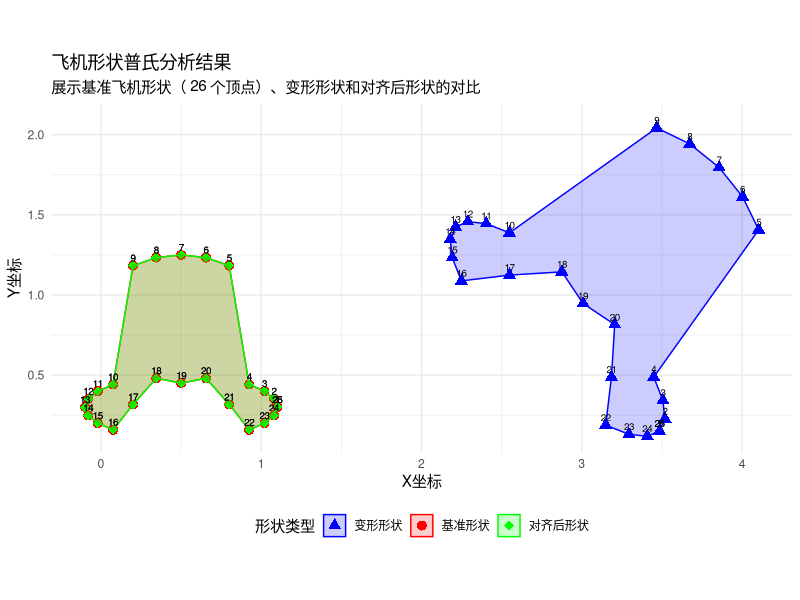

This figure's R source:
# 普通普氏分析（Ordinary Procrustes Analysis）基础实现
# 输入：X和Y为两个矩阵，行数相同（样本数），列数相同（维度）
# 输出：对齐后的Y矩阵、旋转矩阵、缩放因子、平移向量和Procrustes统计量
ordinary_procrustes <- function(X, Y, scale = TRUE) {
    # 检查输入矩阵维度
    if (nrow(X) != nrow(Y)) {
        stop("The X and Y matrices must have the same number of rows (number of samples).")
    } else if (ncol(X) != ncol(Y)) {
        stop("X和Y必须具有相同的列数（维度）")
    }

    n <- nrow(X)  # 样本数
    p <- ncol(X)  # 维度

    # 1. 中心化：平移至原点
    X_centered <- scale(X, center = TRUE, scale = FALSE)
    Y_centered <- scale(Y, center = TRUE, scale = FALSE)

    # 2. 计算协方差矩阵（使用未缩放的Y）
    C <- t(Y_centered) %*% X_centered

    # 3. SVD分解
    svd_result <- svd(C)
    U <- svd_result$u
    V <- svd_result$v
    d <- svd_result$d  # 奇异值

    # 4. 计算旋转矩阵
    R <- V %*% t(U)

    # 5. 处理反射问题
    if (det(R) < 0) {
        # 调整最后一个奇异值对应的向量
        V[, p] <- -V[, p]
        R <- V %*% t(U)
    }

    # 6. 计算最优缩放因子（关键修正点）
    if (scale) {
        norm_Y_sq <- sum(Y_centered^2)
        if (norm_Y_sq < .Machine$double.eps) {
            stop("Y矩阵的范数过小，无法计算缩放因子")
        }
        s <- sum(d) / norm_Y_sq  # 正确的缩放因子计算公式
    } else {
        s <- 1
    }

    # 7. 应用变换
    Y_scaled <- s * Y_centered
    # Y_aligned_centered <- Y_scaled %*% R
    Y_aligned <- Y_scaled + matrix(colMeans(X), n, p, byrow = TRUE)

    rotation = compute_rotation_angle_corrected(X,Y_aligned);
    Y_aligned = restore_polygon_corrected(Y_aligned, rotation$angle, rotation$centroid_A, rotation$centroid_B)

    # 8. 计算Procrustes统计量
    ss <- sum((X_centered - Y_aligned)^2)

    # 计算拟合优度
    norm_X <- sqrt(sum(X_centered^2))
    correlation <- sum(d) / (norm_X * sqrt(sum(Y_scaled^2)))

    # 返回结果
    return(list(
        Y_aligned = Y_aligned,
        rotation = rotation$rotation_matrix,
        angle = rotation$angle,
        scale = s,
        translation = colMeans(X),
        procrustes_ss = ss,
        correlation = correlation
    ))
}

# 修正后的旋转角度计算函数
compute_rotation_angle_corrected <- function(A, B) {
  # A: 原多边形矩阵（n x 2）
  # B: 旋转后多边形矩阵（n x 2）

  # 计算重心
  centroid_A <- colMeans(A)
  centroid_B <- colMeans(B)

  # 中心化点集
  A_centered <- A - matrix(centroid_A, nrow = nrow(A), ncol = 2, byrow = TRUE)
  B_centered <- B - matrix(centroid_B, nrow = nrow(B), ncol = 2, byrow = TRUE)

  # 方法1：使用更稳健的角度计算方法
  # 计算每个点相对于重心的角度差
  angles_A <- atan2(A_centered[,2], A_centered[,1])
  angles_B <- atan2(B_centered[,2], B_centered[,1])

  # 计算角度差异（考虑周期性问题）
  angle_diffs <- angles_B - angles_A
  angle_diffs <- (angle_diffs + pi) %% (2 * pi) - pi  # 归一化到[-pi, pi]

  # 使用中位数减少异常值影响
  theta_rad <- median(angle_diffs)
  theta_deg <- theta_rad * 180 / pi

  # 方法2：备用的协方差矩阵方法（更稳健的SVD处理）
  H <- t(A_centered) %*% B_centered
  svd_H <- svd(H)

  # 计算旋转矩阵（确保纯旋转）
  R <- svd_H$v %*% t(svd_H$u)

  # 强制行列式为1（确保是纯旋转，无反射）
  if (det(R) < 0) {
    # 如果行列式为负，调整以消除反射
    svd_H$v[,2] <- -svd_H$v[,2]
    R <- svd_H$v %*% t(svd_H$u)
  }

  # 从旋转矩阵提取角度（更稳健的方法）
  theta_from_matrix <- atan2(R[2,1], R[1,1])
  theta_deg_from_matrix <- theta_from_matrix * 180 / pi

  # 选择更一致的角度估计
  if (abs(theta_deg - theta_deg_from_matrix) > 90) {
    theta_deg <- theta_deg_from_matrix
  }

  return(list(angle = theta_deg,
              rotation_matrix = R,
              centroid_A = centroid_A,
              centroid_B = centroid_B))
}

# 修正后的多边形还原函数
restore_polygon_corrected <- function(B, theta_deg, centroid_A, centroid_B) {
  # B: 旋转后多边形
  # theta_deg: 旋转角度（度）
  # centroid_A: 原多边形重心
  # centroid_B: 旋转后多边形重心

  theta_rad <- theta_deg * pi / 180  # 逆旋转角度

  # 创建逆旋转矩阵
  R_inv <- matrix(c(cos(theta_rad), sin(theta_rad),
                  -sin(theta_rad), cos(theta_rad)), nrow = 2, byrow = TRUE)

  # 正确的还原步骤：
  # 1. 将B平移到原点（减去B的重心）
  # 2. 应用逆旋转
  # 3. 平移到A的重心位置
  B_centered <- B - matrix(centroid_B, nrow = nrow(B), ncol = 2, byrow = TRUE)
  A_centered_restored <- t(R_inv %*% t(B_centered))
  A_restored <- A_centered_restored + matrix(centroid_A, nrow = nrow(B), ncol = 2, byrow = TRUE)

  return(A_restored)
}

# 创建2D形状示例：飞机形状多边形
set.seed(123)

# 设置顶点数量（20-30个顶点）
n_vertices <- 25

# 定义飞机形状的基准多边形（近似飞机轮廓）
# 生成一个细长多边形模拟飞机机身，加上机翼和尾翼形状
theta <- seq(0, 2*pi, length.out = n_vertices)

# 创建飞机形状：细长机身加上机翼和尾翼的变形
x_base <- 0.6 * cos(theta) + 0.5  # 机身基础形状
y_base <- 0.2 * sin(theta) + 0.3  # 基本高度

# 添加机翼和尾翼特征使形状更像飞机
# 在特定角度区域扩大宽度模拟机翼
wing_indices <- which(theta > pi/4 & theta < 3*pi/4 | theta > 5*pi/4 & theta < 7*pi/4)
y_base[wing_indices] <- y_base[wing_indices] * 2.5  # 扩大机翼区域

# 添加尾翼特征
tail_indices <- which(theta > 3*pi/2 - 0.3 & theta < 3*pi/2 + 0.3)
y_base[tail_indices] <- y_base[tail_indices] * 1.8  # 尾翼稍微突出

# 确保多边形闭合（首尾点相同）
x_base <- c(x_base, x_base[1])
y_base <- c(y_base, y_base[1])
n_vertices <- n_vertices + 1  # 顶点数加1

# 创建基准飞机形状矩阵
airplane_X <- matrix(c(x_base, y_base), ncol = 2, byrow = FALSE)

# 对飞机形状进行旋转、缩放和平移创建变形版本
rotation_angle <- 45 * pi / 180  # 30度旋转
rotation_matrix <- matrix(c(cos(rotation_angle), -sin(rotation_angle),
                         sin(rotation_angle), cos(rotation_angle)),
                       nrow = 2, ncol = 2, byrow = TRUE)

# 应用变换：先缩放1.5倍，再旋转30度，最后平移(2,1)
airplane_Y_raw <- (1.5 * airplane_X) %*% rotation_matrix +
                  matrix(c(2, 1), nrow = n_vertices, ncol = 2, byrow = TRUE)

# 执行普氏分析
result <- ordinary_procrustes(airplane_X, airplane_Y_raw, scale = TRUE)

# 打印结果
cat("=== 飞机形状普氏分析结果 ===\n")
cat("顶点数量:", n_vertices, "\n")
cat("Procrustes统计量 (M²):", round(result$procrustes_ss, 4), "\n")
cat("缩放因子:", round(result$scale, 4), "\n")
cat("旋转矩阵:\n")
print(round(result$rotation, 4))
cat("平移向量:", round(result$translation, 4), "\n")

# 计算对齐误差
alignment_error <- sqrt(mean(rowSums((result$Y_aligned - airplane_X)^2)))
cat("平均对齐误差:", round(alignment_error, 4), "\n")

# 可视化结果
library(ggplot2)
library(ggforce)

# 准备绘图数据
shape_data <- data.frame(
  x = c(airplane_X[,1], airplane_Y_raw[,1], result$Y_aligned[,1]),
  y = c(airplane_X[,2], airplane_Y_raw[,2], result$Y_aligned[,2]),
  shape_type = rep(c("基准形状", "变形形状", "对齐后形状"), each = n_vertices),
  point_id = rep(1:n_vertices, 3)
)

# 创建连线数据（用于显示多边形边）
line_data <- data.frame(
  x = c(airplane_X[,1], airplane_Y_raw[,1], result$Y_aligned[,1]),
  y = c(airplane_X[,2], airplane_Y_raw[,2], result$Y_aligned[,2]),
  group = rep(1:3, each = n_vertices),
  shape_type = rep(c("基准形状", "变形形状", "对齐后形状"), each = n_vertices)
)

# 绘制形状对比图
plt = ggplot(shape_data, aes(x = x, y = y, color = shape_type, shape = shape_type)) +
  geom_point(size = 3) +
  geom_polygon(data = subset(shape_data, shape_type == "基准形状"),
               aes(group = 1), fill = "red", alpha = 0.2, linetype = "solid") +
  geom_polygon(data = subset(shape_data, shape_type == "变形形状"),
               aes(group = 1), fill = "blue", alpha = 0.2, linetype = "solid") +
  geom_polygon(data = subset(shape_data, shape_type == "对齐后形状"),
               aes(group = 1), fill = "green", alpha = 0.2, linetype = "solid") +
  geom_text(aes(label = point_id), nudge_y = 0.05, size = 2.5, color = "black") +
  scale_color_manual(values = c("基准形状" = "red", "变形形状" = "blue",
                               "对齐后形状" = "green")) +
  scale_shape_manual(values = c("基准形状" = 16, "变形形状" = 17,
                               "对齐后形状" = 18)) +
  labs(title = "飞机形状普氏分析结果",
       subtitle = paste("展示基准飞机形状（", n_vertices, "个顶点）、变形形状和对齐后形状的对比"),
       x = "X坐标", y = "Y坐标",
       color = "形状类型", shape = "形状类型") +
  theme_minimal() +
  theme(legend.position = "bottom") +
  coord_equal()  # 确保比例一致，保持形状不变形

print(plt)
